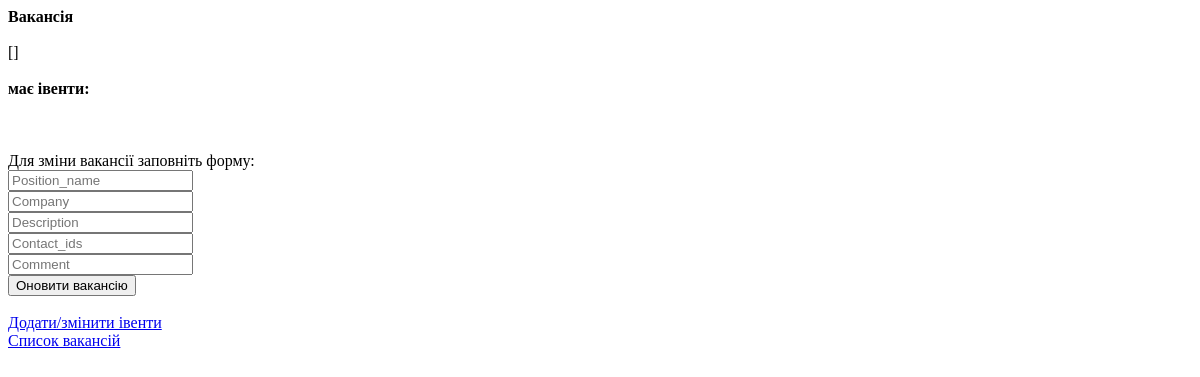
The app's page /vacancy/11/, older data.
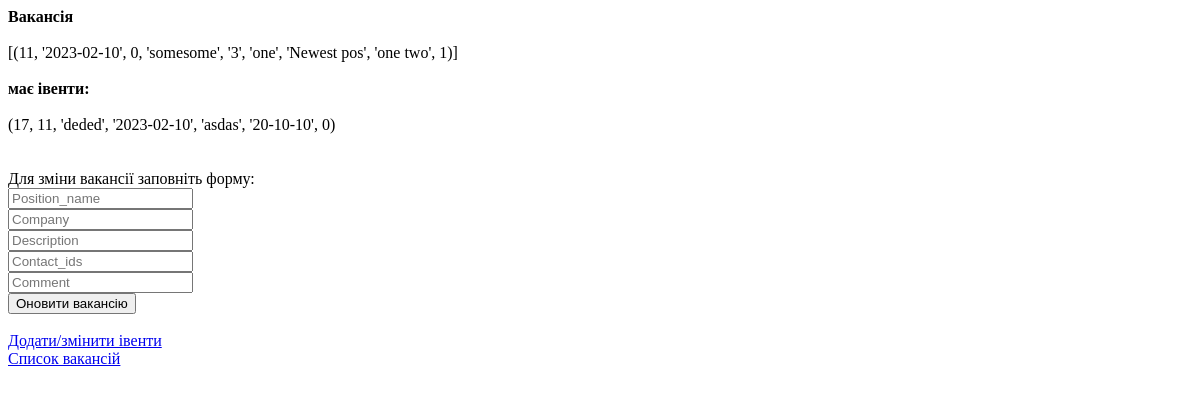
The same page, newer data.
### tables this page shows
CREATE TABLE "event" (
	"id"	INTEGER NOT NULL UNIQUE,
	"vacancy_id"	INTEGER NOT NULL,
	"description"	TEXT NOT NULL,
	"event_date"	TEXT NOT NULL DEFAULT CURRENT_DATE,
	"title"	TEXT NOT NULL,
	"due_to_date"	TEXT NOT NULL,
	"status"	INTEGER DEFAULT 0,
	PRIMARY KEY("id" AUTOINCREMENT)
);

### main.py (the view, shortened to what this page needs)
@app.route("/vacancy/<vacancy_id>/", methods=['GET', 'POST'])
def show_vacancy_content(vacancy_id):
    qry = ''
    with db_processing.DB() as db:
        if qry:
            db.update(qry)
        vacancy_desc = db.query("SELECT * FROM vacancy where id='%s';" % vacancy_id)
        events = db.query("SELECT * FROM event where vacancy_id='%s'" % vacancy_id)
    return render_template('vacancy_update.html', vacancy_id=vacancy_id, vacancy_desc=vacancy_desc, events=events)

### db_processing.py (called while the page is built)
    def __enter__(self):
        self.conn = sqlite3.connect('vacancy.db')
        self.c = self.conn.cursor()
        return self

    def query(self, query):
        self.c.execute(query)
        result = self.c.fetchall()
        return result

    def __exit__(self, exc_type, exc_val, exc_tb):
        self.c.close()
        self.conn.close()

### templates/vacancy_update.html (shortened to what this page needs)
<!DOCTYPE html>
<html lang="en">
<head>
</head>
<body>
<b>Вакансія</b> </br></br>
{{vacancy_desc}}</br></br>
<b>має івенти:</b> </br></br>
<div>
    {% for event in events %}
    {{event}}  </br>
    {% endfor %}
</div>
</br></br>Для зміни вакансії заповніть форму:</br>
<form action="/vacancy/{{vacancy_id}}/" method="POST">
    <input type="text" name="position_name" placeholder="Position_name"><br/>
    <input type="text" name="company" placeholder="Company"><br/>
    <input type="text" name="description" placeholder="Description"><br/>
    <input type="text" name="contact_ids" placeholder="Contact_ids"><br/>
    <input type="text" name="comment" placeholder="Comment"><br/>
    <input type="submit" value="Оновити вакансію">
</form>
</br><a href="/vacancy/{{vacancy_id}}/events/">Додати/змінити івенти</a>
</br><a href="/vacancy/">Список вакансій</a>
</body>
</html>

Row changes from the older to the newer data that the page shows:
added event: event "(17, 11, 'deded', '2023-02-10', 'asdas', '20-10-10', 0)"
Text that changed along with them:
{{ vacancy_desc }}: "[]" → "[(11, '2023-02-10', 0, 'somesome', '3', 'one', 'Newest pos', 'one two', 1)]"
